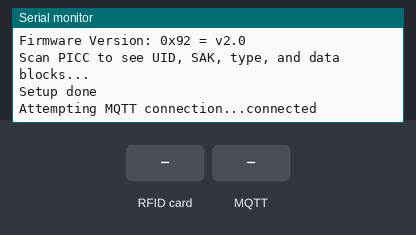
The sketch below on a simulated ESP8266 (Wemos D1 mini). Parts: the last lines printed to the serial monitor. The inputs (shaded band) are chosen by the test bench. WiFi joins after 1.5 s; servers stay silent unless stated; no MQTT or app messages arrive unless stated.

Above: at 2.7 s.
2.8 s: RFID card 00 00 00 00 held to the reader
At 3.2 s:
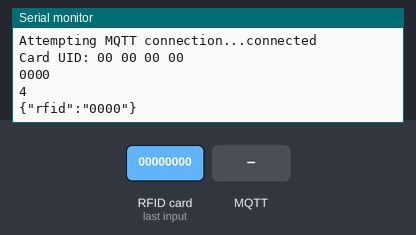
4.3 s: MQTT message "1" arrives on the first subscribed topic
At 5.5 s:
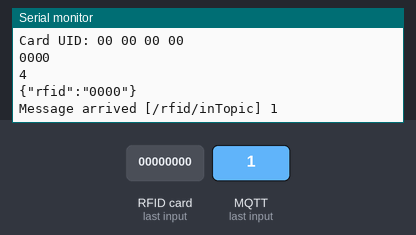
5.8 s: RFID card 5E 7A 19 C4 held to the reader
At 6.6 s:
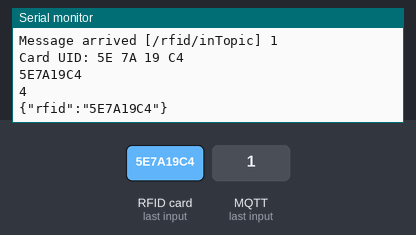
7.3 s: MQTT message "on" arrives on the first subscribed topic
At 7.9 s:
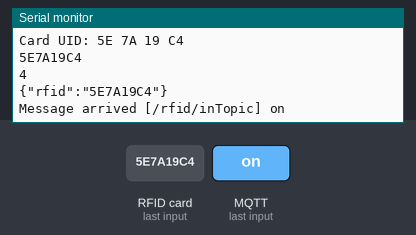
8.8 s: MQTT message "off" arrives on the first subscribed topic
At 9.9 s:
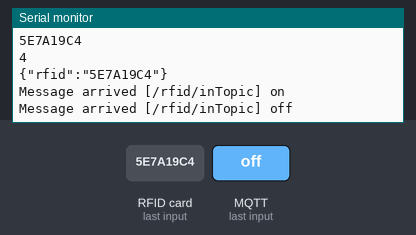
Timing chart, 0 to 11.3 s (numbered marks = the images above; inputs shaded):
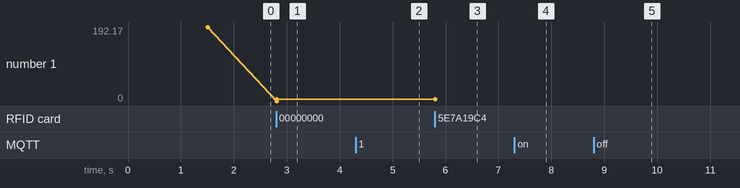

The sketch:

mfrc522-mqtt.ino
```cpp
/**
d1 mini rc52 wiring
RST  - D3
MISO - D6
MOSI - D7
SCK  - D5
SDA  - D8
*/

#include <ESP8266WiFi.h>
#include <PubSubClient.h>
#include <SPI.h>
#include <MFRC522.h>

constexpr uint8_t RST_PIN =  0;          // Configurable, see typical pin layout above 18
constexpr uint8_t SS_PIN =  15;         // Configurable, see typical pin layout above  16

MFRC522 mfrc522(SS_PIN, RST_PIN);  // Create MFRC522 instance

// 아래의 6개설정은 사용자 환경에 맞게 수정하세요.
const char* ssid = "i2r"; // 와이파이 AP, 또는 스마트폰의 핫스판 이름
const char* password = "00000000";  // 와이파이 AP, 또는 스마트폰의 핫스판 이름
const char* mqtt_server = "192.168.0.200"; //브로커 주소
const char* outTopic = "/rfid/outTopic"; // 이름이 중복되지 않게 설정 기록
const char* inTopic = "/rfid/inTopic"; // 이름이 중복되지 않게 설정 기록
const char* clientName = "";  // setup 함수에서 자동생성
String sChipID;
char cChipID[20];

WiFiClient espClient;
PubSubClient client(espClient);
long lastMsg = 0;
char msg[50];

void setup() {
  Serial.begin(38400);
  setup_wifi();

  //이름 자동으로 생성
  sChipID=String(ESP.getChipId(),HEX);
  sChipID.toCharArray(cChipID,sChipID.length()+1);
  clientName=&cChipID[0];
  Serial.println(clientName);

  //delay(1000);
  //Serial.println("Setup");

  //while (!Serial);    // Do nothing if no serial port is opened (added for Arduinos based on ATMEGA32U4)
  SPI.begin();      // Init SPI bus
  mfrc522.PCD_Init();   // Init MFRC522
  mfrc522.PCD_DumpVersionToSerial();  // Show details of PCD - MFRC522 Card Reader details
  Serial.println(F("Scan PICC to see UID, SAK, type, and data blocks..."));
  Serial.println("Setup done");

  client.setServer(mqtt_server, 1883);
  client.setCallback(callback);
}

void setup_wifi() {
  // We start by connecting to a WiFi network
  Serial.println();
  Serial.print("Connecting to ");
  Serial.println(ssid);

  WiFi.begin(ssid, password);

  while (WiFi.status() != WL_CONNECTED) {
    delay(500);
    Serial.print(".");
  }

  Serial.println("");
  Serial.println("WiFi connected");
  Serial.println("IP address: ");
  Serial.println(WiFi.localIP());
}

// 통신에서 문자가 들어오면 이 함수의 payload 배열에 저장된다.
void callback(char* topic, byte* payload, unsigned int length) {
  Serial.print("Message arrived [");
  Serial.print(topic);
  Serial.print("] ");
  for (int i = 0; i < length; i++) {
    Serial.print((char)payload[i]);
  }
  Serial.println();
}

// mqtt 통신에 지속적으로 접속한다.
void reconnect() {
  // Loop until we're reconnected
  while (!client.connected()) {
    Serial.print("Attempting MQTT connection...");
    // Attempt to connect
    if (client.connect(clientName)) {
      Serial.println("connected");
      // Once connected, publish an announcement...
      client.publish(outTopic, "Reconnected");
      // ... and resubscribe
      client.subscribe(inTopic);
    } else {
      Serial.print("failed, rc=");
      Serial.print(client.state());
      Serial.println(" try again in 5 seconds");
      // Wait 5 seconds before retrying
      delay(5000);
    }
  }
}

void loop() {
//  Serial.println("Loop...");

  if (!client.connected()) {
    reconnect();
  }
  client.loop();

  // Look for new cards
  if ( ! mfrc522.PICC_IsNewCardPresent()) {
    //delay(50);
    return;
  }

  // Select one of the cards
  if ( ! mfrc522.PICC_ReadCardSerial()) {
    //delay(50);
    return;
  }

  // Show some details of the PICC (that is: the tag/card)
  Serial.print(F("Card UID:"));
  dump_byte_array(mfrc522.uid.uidByte, mfrc522.uid.size);
  Serial.println();

  // Dump debug info about the card; PICC_HaltA() is automatically called
  //mfrc522.PICC_DumpToSerial(&(mfrc522.uid));

  delay(1000);
}

// Helper routine to dump a byte array as hex values to Serial
void dump_byte_array(byte *buffer, byte bufferSize) {
  String card;
  for (byte i = 0; i < bufferSize; i++) {
    Serial.print(buffer[i] < 0x10 ? " 0" : " ");
    Serial.print(buffer[i], HEX);
    card+=String(buffer[i],HEX);
  }
  card.toUpperCase();
  Serial.println("");
  Serial.println(card);
  Serial.println(bufferSize);
  char bufferCard[20];
  card.toCharArray(bufferCard,9);
  snprintf (msg, 75, "{\"rfid\":\"%s\"}",bufferCard);
  Serial.println(msg);
  client.publish(outTopic, msg);
}
```

Measured:
- after the input at 2.8 s, the serial monitor: prints a new line at once (image 1)
- after the input at 4.3 s, the serial monitor: prints a new line at once (image 2)
- after the input at 5.8 s, the serial monitor: prints a new line at once (image 3)
- after the input at 7.3 s, the serial monitor: prints a new line at once (image 4)
- after the input at 8.8 s, the serial monitor: prints a new line at once (image 5)
- plotted number 1: 192.17 → 4 after the input at 2.8 s
